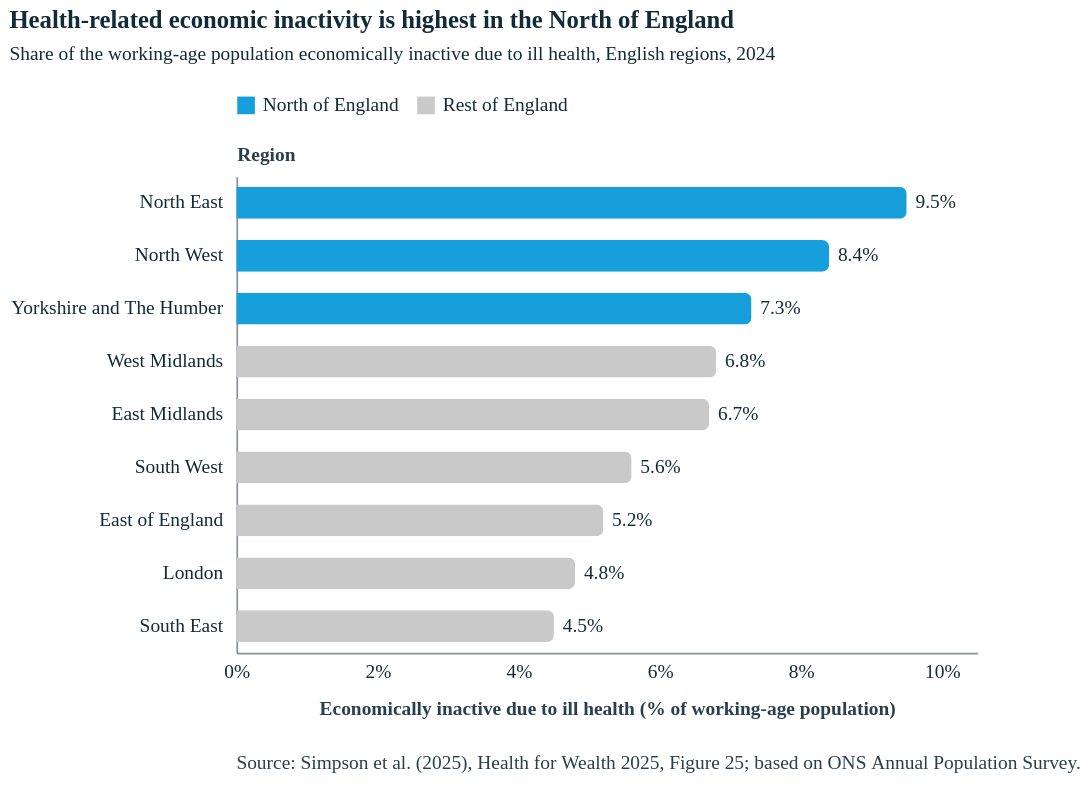

Here is the Vega-Lite specification saved for this chart:
### Vega-Lite specification from a JSON file in a GitHub repository (floating-point values rounded to 4 significant figures)
{"config": {"font": "Circular Std", "mark": {"line": {"interpolate": "linear"}}, "view": {"stroke": "transparent"}, "range": {"category": ["#179fdb", "#e6224b", "#f4c245", "#122b39", "#eb5c2e", "#36b7b4"], "diverging": ["#E6224B", "#E54753", "#C9C9C9", "#179FDB", "#122B39"], "heatmap": ["#C9C9C9", "#179FDB", "#0063AF", "#122B39"], "ordinal": ["#00A767", "#36B7B4", "#179FDB", "#0063AF", "#243B5A"]}, "axisX": {"labelColor": "#122b39", "tickColor": "#122b39", "domainColor": "#122b39", "domainOpacity": 0.5, "gridOpacity": 0, "labelFont": "Circular Std", "labelAngle": 0, "labelAlign": "center", "labelFontSize": 11, "labelPadding": 5, "tickCount": 10, "tickSize": 0, "title": "", "titleColor": "#122b39", "titleOpacity": 0.9, "titlePadding": 10}, "axisY": {"labelColor": "#122b39", "labelFont": "Circular Std", "tickColor": "#122b39", "domainColor": "#122b39", "gridColor": "#122b39", "gridDash": [1, 5], "gridOpacity": 0.5, "labelPadding": 5, "labelFontSize": 11, "domainOpacity": 0.5, "tickSize": 0, "title": null, "titleAlign": "left", "titleAngle": 0, "titleBaseline": "bottom", "titleColor": "#122b39", "titleOpacity": 0.9, "titleX": 0, "titleY": -7}, "legend": {"labelFont": "Circular Std", "titleFont": "Circular Std", "labelFontSize": 11, "titleFontSize": 11, "labelColor": "#122b39", "titleColor": "#122b39", "title": null, "symbolStrokeWidth": 0, "orient": "top", "direction": "horizontal", "offset": 16}}, "vconcat": [{"layer": [{"mark": {"type": "bar", "cornerRadiusEnd": 4, "height": 18}, "encoding": {"color": {"field": "group", "scale": {"domain": ["North of England", "Rest of England"], "range": ["#179fdb", "#C9C9C9"]}, "type": "nominal"}, "tooltip": [{"field": "region", "title": "Region", "type": "nominal"}, {"field": "share", "format": ".1%", "title": "Inactive due to ill health", "type": "quantitative"}], "x": {"axis": {"format": ".0%", "tickCount": 6, "title": "Economically inactive due to ill health (% of working-age population)"}, "field": "share", "scale": {"domain": [0, 0.105]}, "type": "quantitative"}, "y": {"axis": {"labelPadding": 8, "title": "Region"}, "field": "region", "sort": ["North East", "North West", "Yorkshire and The Humber", "West Midlands", "East Midlands", "South West", "East of England", "London", "South East"], "type": "nominal"}}}, {"mark": {"type": "text", "align": "left", "color": "#122b39", "dx": 5, "font": "Circular Std", "fontSize": 11}, "encoding": {"text": {"field": "label", "type": "nominal"}, "x": {"axis": {"format": ".0%", "tickCount": 6, "title": "Economically inactive due to ill health (% of working-age population)"}, "field": "share", "scale": {"domain": [0, 0.105]}, "type": "quantitative"}, "y": {"axis": {"labelPadding": 8, "title": "Region"}, "field": "region", "sort": ["North East", "North West", "Yorkshire and The Humber", "West Midlands", "East Midlands", "South West", "East of England", "London", "South East"], "type": "nominal"}}}], "data": {"name": "data-60d29ba9861ec607bb25bedd373d1463"}, "height": 270, "width": 420}, {"data": {"name": "data-3096c174664ba85926b28e4dc1ecbe6c"}, "mark": {"type": "text", "align": "left", "baseline": "top", "color": "#122b39", "font": "Circular Std", "fontSize": 11, "lineBreak": "\n", "lineHeight": 14, "opacity": 0.9}, "encoding": {"text": {"field": "t", "type": "nominal"}, "x": {"value": 0}, "y": {"value": 0}}, "height": 14, "width": 400}], "spacing": 18, "title": {"text": "Health-related economic inactivity is highest in the North of England", "anchor": "start", "color": "#122b39", "font": "Circular Std", "fontSize": 14, "fontWeight": 600, "offset": 18, "subtitle": "Share of the working-age population economically inactive due to ill health, English regions, 2024", "subtitleColor": "#122b39", "subtitleFont": "Circular Std", "subtitleFontSize": 11, "subtitlePadding": 6}, "$schema": "https://vega.github.io/schema/vega-lite/v6.1.0.json", "datasets": {"data-60d29ba9861ec607bb25bedd373d1463": [{"region": "North East", "rate": 9.5, "group": "North of England", "share": 0.095, "label": "9.5%"}, {"region": "North West", "rate": 8.4, "group": "North of England", "share": 0.084, "label": "8.4%"}, {"region": "Yorkshire and The Humber", "rate": 7.3, "group": "North of England", "share": 0.073, "label": "7.3%"}, {"region": "West Midlands", "rate": 6.8, "group": "Rest of England", "share": 0.068, "label": "6.8%"}, {"region": "East Midlands", "rate": 6.7, "group": "Rest of England", "share": 0.067, "label": "6.7%"}, {"region": "South West", "rate": 5.6, "group": "Rest of England", "share": 0.056, "label": "5.6%"}, {"region": "East of England", "rate": 5.2, "group": "Rest of England", "share": 0.052, "label": "5.2%"}, {"region": "London", "rate": 4.8, "group": "Rest of England", "share": 0.048, "label": "4.8%"}, {"region": "South East", "rate": 4.5, "group": "Rest of England", "share": 0.045, "label": "4.5%"}], "data-3096c174664ba85926b28e4dc1ecbe6c": [{"t": "Source: Simpson et al. (2025), Health for Wealth 2025, Figure 25; based on ONS Annual Population Survey."}]}}
